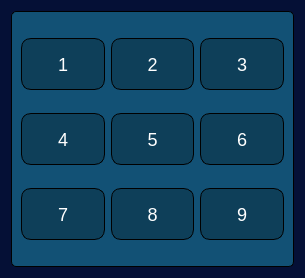
<?xml version="1.0" encoding="UTF-8"?>
<ui version="4.0">
 <class>numbersForm</class>
 <widget class="QWidget" name="numbersForm">
  <property name="geometry">
   <rect>
    <x>0</x>
    <y>0</y>
    <width>305</width>
    <height>278</height>
   </rect>
  </property>
  <property name="windowTitle">
   <string>Numbers form</string>
  </property>
  <property name="styleSheet">
   <string notr="true">QWidget{
left: 90;
top: 24;
bottom: 26;
background: rgb(5, 16, 54);
}

QFrame{
background: #125175;
}
#frame{
border: 1px solid #000000;
box-sizing: border-box;
border-radius: 5px;
}

QLabel{
font-style: normal;
font-weight: normal;
color: #FFFFFF;
}

QListWidget{
background-color: #0263BC;
color: #ffffff;
border: 1px;
box-sizing: border-box;
border-radius: 5px;
}

QPushButton{
font-size: 18px;
min-height: 50px;
min-width: 60px;
color: #ffffff;
box-shadow: 0px 0px 0px 2px #9fb4f2;
background-color: rgb(14, 63, 89);
border: 1px solid #000000;
box-sizing: border-box;
border-radius: 10px;
}
QPushButton:hover{
background: #0E3C56;

}
QPushButton:pressed{
background: rgb(18, 81, 117);
}</string>
  </property>
  <layout class="QGridLayout" name="gridLayout">
   <item row="0" column="0">
    <widget class="QFrame" name="frame">
     <property name="frameShape">
      <enum>QFrame::StyledPanel</enum>
     </property>
     <property name="frameShadow">
      <enum>QFrame::Raised</enum>
     </property>
     <layout class="QGridLayout" name="gridLayout_2">
      <item row="0" column="0">
       <widget class="QPushButton" name="pushButton">
        <property name="text">
         <string>1</string>
        </property>
       </widget>
      </item>
      <item row="0" column="1">
       <widget class="QPushButton" name="pushButton_2">
        <property name="text">
         <string>2</string>
        </property>
       </widget>
      </item>
      <item row="0" column="2">
       <widget class="QPushButton" name="pushButton_3">
        <property name="text">
         <string>3</string>
        </property>
       </widget>
      </item>
      <item row="1" column="0">
       <widget class="QPushButton" name="pushButton_4">
        <property name="text">
         <string>4</string>
        </property>
       </widget>
      </item>
      <item row="1" column="1">
       <widget class="QPushButton" name="pushButton_5">
        <property name="text">
         <string>5</string>
        </property>
       </widget>
      </item>
      <item row="1" column="2">
       <widget class="QPushButton" name="pushButton_6">
        <property name="text">
         <string>6</string>
        </property>
       </widget>
      </item>
      <item row="2" column="0">
       <widget class="QPushButton" name="pushButton_7">
        <property name="text">
         <string>7</string>
        </property>
       </widget>
      </item>
      <item row="2" column="1">
       <widget class="QPushButton" name="pushButton_8">
        <property name="text">
         <string>8</string>
        </property>
       </widget>
      </item>
      <item row="2" column="2">
       <widget class="QPushButton" name="pushButton_9">
        <property name="text">
         <string>9</string>
        </property>
       </widget>
      </item>
     </layout>
    </widget>
   </item>
  </layout>
 </widget>
 <resources/>
 <connections/>
</ui>
